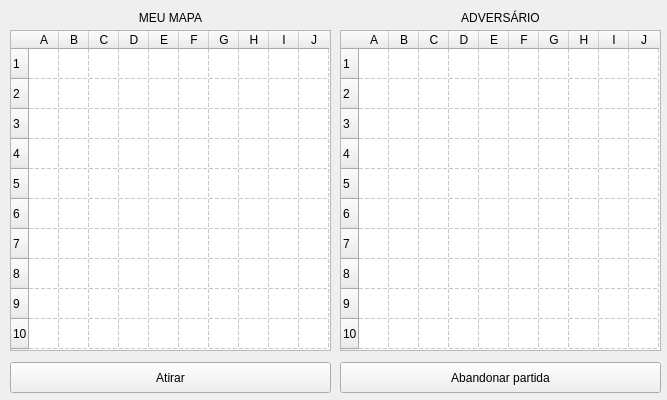
<?xml version="1.0" encoding="UTF-8"?>
<ui version="4.0">
 <class>tabjogo</class>
 <widget class="QMainWindow" name="tabjogo">
  <property name="geometry">
   <rect>
    <x>0</x>
    <y>0</y>
    <width>667</width>
    <height>400</height>
   </rect>
  </property>
  <property name="windowTitle">
   <string>Burning Seas</string>
  </property>
  <widget class="QWidget" name="centralwidget">
   <widget class="QPushButton" name="pbAtirar">
    <property name="geometry">
     <rect>
      <x>10</x>
      <y>362</y>
      <width>321</width>
      <height>31</height>
     </rect>
    </property>
    <property name="text">
     <string>Atirar</string>
    </property>
   </widget>
   <widget class="QTableWidget" name="meuMapa">
    <property name="geometry">
     <rect>
      <x>10</x>
      <y>30</y>
      <width>321</width>
      <height>321</height>
     </rect>
    </property>
    <property name="mouseTracking">
     <bool>false</bool>
    </property>
    <property name="frameShape">
     <enum>QFrame::StyledPanel</enum>
    </property>
    <property name="frameShadow">
     <enum>QFrame::Sunken</enum>
    </property>
    <property name="midLineWidth">
     <number>0</number>
    </property>
    <property name="verticalScrollBarPolicy">
     <enum>Qt::ScrollBarAlwaysOff</enum>
    </property>
    <property name="horizontalScrollBarPolicy">
     <enum>Qt::ScrollBarAlwaysOff</enum>
    </property>
    <property name="showDropIndicator" stdset="0">
     <bool>true</bool>
    </property>
    <property name="dragEnabled">
     <bool>false</bool>
    </property>
    <property name="gridStyle">
     <enum>Qt::DashLine</enum>
    </property>
    <property name="sortingEnabled">
     <bool>false</bool>
    </property>
    <property name="rowCount">
     <number>10</number>
    </property>
    <attribute name="horizontalHeaderCascadingSectionResizes">
     <bool>false</bool>
    </attribute>
    <attribute name="horizontalHeaderDefaultSectionSize">
     <number>30</number>
    </attribute>
    <attribute name="horizontalHeaderShowSortIndicator" stdset="0">
     <bool>false</bool>
    </attribute>
    <attribute name="horizontalHeaderStretchLastSection">
     <bool>false</bool>
    </attribute>
    <attribute name="verticalHeaderCascadingSectionResizes">
     <bool>false</bool>
    </attribute>
    <attribute name="verticalHeaderDefaultSectionSize">
     <number>30</number>
    </attribute>
    <row>
     <property name="text">
      <string>1</string>
     </property>
    </row>
    <row>
     <property name="text">
      <string>2</string>
     </property>
    </row>
    <row>
     <property name="text">
      <string>3</string>
     </property>
    </row>
    <row>
     <property name="text">
      <string>4</string>
     </property>
    </row>
    <row>
     <property name="text">
      <string>5</string>
     </property>
    </row>
    <row>
     <property name="text">
      <string>6</string>
     </property>
    </row>
    <row>
     <property name="text">
      <string>7</string>
     </property>
    </row>
    <row>
     <property name="text">
      <string>8</string>
     </property>
    </row>
    <row/>
    <row/>
    <column>
     <property name="text">
      <string>A</string>
     </property>
    </column>
    <column>
     <property name="text">
      <string>B</string>
     </property>
    </column>
    <column>
     <property name="text">
      <string>C</string>
     </property>
    </column>
    <column>
     <property name="text">
      <string>D</string>
     </property>
    </column>
    <column>
     <property name="text">
      <string>E</string>
     </property>
    </column>
    <column>
     <property name="text">
      <string>F</string>
     </property>
    </column>
    <column>
     <property name="text">
      <string>G</string>
     </property>
    </column>
    <column>
     <property name="text">
      <string>H</string>
     </property>
    </column>
    <column>
     <property name="text">
      <string>I</string>
     </property>
    </column>
    <column>
     <property name="text">
      <string>J</string>
     </property>
    </column>
   </widget>
   <widget class="QTableWidget" name="mapaAdversario">
    <property name="geometry">
     <rect>
      <x>340</x>
      <y>30</y>
      <width>321</width>
      <height>321</height>
     </rect>
    </property>
    <property name="mouseTracking">
     <bool>false</bool>
    </property>
    <property name="frameShape">
     <enum>QFrame::StyledPanel</enum>
    </property>
    <property name="frameShadow">
     <enum>QFrame::Sunken</enum>
    </property>
    <property name="midLineWidth">
     <number>0</number>
    </property>
    <property name="verticalScrollBarPolicy">
     <enum>Qt::ScrollBarAlwaysOff</enum>
    </property>
    <property name="horizontalScrollBarPolicy">
     <enum>Qt::ScrollBarAlwaysOff</enum>
    </property>
    <property name="showDropIndicator" stdset="0">
     <bool>true</bool>
    </property>
    <property name="dragEnabled">
     <bool>false</bool>
    </property>
    <property name="gridStyle">
     <enum>Qt::DashLine</enum>
    </property>
    <property name="sortingEnabled">
     <bool>false</bool>
    </property>
    <property name="rowCount">
     <number>10</number>
    </property>
    <attribute name="horizontalHeaderCascadingSectionResizes">
     <bool>false</bool>
    </attribute>
    <attribute name="horizontalHeaderDefaultSectionSize">
     <number>30</number>
    </attribute>
    <attribute name="horizontalHeaderShowSortIndicator" stdset="0">
     <bool>false</bool>
    </attribute>
    <attribute name="horizontalHeaderStretchLastSection">
     <bool>false</bool>
    </attribute>
    <attribute name="verticalHeaderCascadingSectionResizes">
     <bool>false</bool>
    </attribute>
    <attribute name="verticalHeaderDefaultSectionSize">
     <number>30</number>
    </attribute>
    <row>
     <property name="text">
      <string>1</string>
     </property>
    </row>
    <row>
     <property name="text">
      <string>2</string>
     </property>
    </row>
    <row>
     <property name="text">
      <string>3</string>
     </property>
    </row>
    <row>
     <property name="text">
      <string>4</string>
     </property>
    </row>
    <row>
     <property name="text">
      <string>5</string>
     </property>
    </row>
    <row>
     <property name="text">
      <string>6</string>
     </property>
    </row>
    <row>
     <property name="text">
      <string>7</string>
     </property>
    </row>
    <row>
     <property name="text">
      <string>8</string>
     </property>
    </row>
    <row/>
    <row/>
    <column>
     <property name="text">
      <string>A</string>
     </property>
    </column>
    <column>
     <property name="text">
      <string>B</string>
     </property>
    </column>
    <column>
     <property name="text">
      <string>C</string>
     </property>
    </column>
    <column>
     <property name="text">
      <string>D</string>
     </property>
    </column>
    <column>
     <property name="text">
      <string>E</string>
     </property>
    </column>
    <column>
     <property name="text">
      <string>F</string>
     </property>
    </column>
    <column>
     <property name="text">
      <string>G</string>
     </property>
    </column>
    <column>
     <property name="text">
      <string>H</string>
     </property>
    </column>
    <column>
     <property name="text">
      <string>I</string>
     </property>
    </column>
    <column>
     <property name="text">
      <string>J</string>
     </property>
    </column>
   </widget>
   <widget class="QPushButton" name="pbAbandonar">
    <property name="geometry">
     <rect>
      <x>340</x>
      <y>362</y>
      <width>321</width>
      <height>31</height>
     </rect>
    </property>
    <property name="text">
     <string>Abandonar partida</string>
    </property>
   </widget>
   <widget class="QLabel" name="label">
    <property name="geometry">
     <rect>
      <x>10</x>
      <y>10</y>
      <width>321</width>
      <height>16</height>
     </rect>
    </property>
    <property name="layoutDirection">
     <enum>Qt::RightToLeft</enum>
    </property>
    <property name="text">
     <string>MEU MAPA</string>
    </property>
    <property name="alignment">
     <set>Qt::AlignCenter</set>
    </property>
   </widget>
   <widget class="QLabel" name="label_2">
    <property name="geometry">
     <rect>
      <x>340</x>
      <y>10</y>
      <width>321</width>
      <height>16</height>
     </rect>
    </property>
    <property name="layoutDirection">
     <enum>Qt::RightToLeft</enum>
    </property>
    <property name="text">
     <string>ADVERSÁRIO</string>
    </property>
    <property name="alignment">
     <set>Qt::AlignCenter</set>
    </property>
   </widget>
  </widget>
 </widget>
 <resources/>
 <connections/>
</ui>
